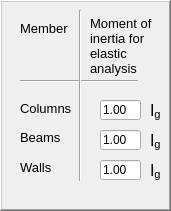
      <widget class="QFrame" name="InertiaData">
       <property name="geometry">
        <rect>
         <x>280</x>
         <y>260</y>
         <width>171</width>
         <height>211</height>
        </rect>
       </property>
       <property name="frameShape">
        <enum>QFrame::WinPanel</enum>
       </property>
       <property name="frameShadow">
        <enum>QFrame::Raised</enum>
       </property>
       <widget class="QLabel" name="label_45">
        <property name="geometry">
         <rect>
          <x>20</x>
          <y>20</y>
          <width>51</width>
          <height>16</height>
         </rect>
        </property>
        <property name="font">
         <font>
          <family>Arial</family>
          <pointsize>10</pointsize>
          <weight>50</weight>
          <italic>false</italic>
          <bold>false</bold>
         </font>
        </property>
        <property name="text">
         <string>Member</string>
        </property>
       </widget>
       <widget class="QLabel" name="label_46">
        <property name="geometry">
         <rect>
          <x>20</x>
          <y>100</y>
          <width>61</width>
          <height>16</height>
         </rect>
        </property>
        <property name="font">
         <font>
          <family>Arial</family>
          <pointsize>10</pointsize>
          <weight>50</weight>
          <italic>false</italic>
          <bold>false</bold>
         </font>
        </property>
        <property name="text">
         <string>Columns</string>
        </property>
       </widget>
       <widget class="QLabel" name="label_47">
        <property name="geometry">
         <rect>
          <x>90</x>
          <y>10</y>
          <width>71</width>
          <height>71</height>
         </rect>
        </property>
        <property name="font">
         <font>
          <family>Arial</family>
          <pointsize>10</pointsize>
          <weight>50</weight>
          <italic>false</italic>
          <bold>false</bold>
         </font>
        </property>
        <property name="text">
         <string>Moment of 
inertia for 
elastic 
analysis </string>
        </property>
       </widget>
       <widget class="QLabel" name="label_48">
        <property name="geometry">
         <rect>
          <x>20</x>
          <y>130</y>
          <width>41</width>
          <height>16</height>
         </rect>
        </property>
        <property name="font">
         <font>
          <family>Arial</family>
          <pointsize>10</pointsize>
          <weight>50</weight>
          <italic>false</italic>
          <bold>false</bold>
         </font>
        </property>
        <property name="text">
         <string>&lt;html&gt;&lt;head/&gt;&lt;body&gt;&lt;p&gt;Beams&lt;/p&gt;&lt;/body&gt;&lt;/html&gt;</string>
        </property>
       </widget>
       <widget class="QLabel" name="label_49">
        <property name="geometry">
         <rect>
          <x>150</x>
          <y>100</y>
          <width>51</width>
          <height>21</height>
         </rect>
        </property>
        <property name="font">
         <font>
          <family>Arial</family>
          <pointsize>10</pointsize>
          <weight>50</weight>
          <italic>false</italic>
          <bold>false</bold>
         </font>
        </property>
        <property name="text">
         <string>&lt;html&gt;&lt;head/&gt;&lt;body&gt;&lt;p&gt;&lt;span style=&quot; font-size:12pt;&quot;&gt;I&lt;/span&gt;&lt;span style=&quot; font-size:12pt; vertical-align:sub;&quot;&gt;g&lt;/span&gt;&lt;/p&gt;&lt;/body&gt;&lt;/html&gt;</string>
        </property>
       </widget>
       <widget class="QLabel" name="label_50">
        <property name="geometry">
         <rect>
          <x>150</x>
          <y>130</y>
          <width>61</width>
          <height>21</height>
         </rect>
        </property>
        <property name="font">
         <font>
          <family>Arial</family>
          <pointsize>10</pointsize>
          <weight>50</weight>
          <italic>false</italic>
          <bold>false</bold>
         </font>
        </property>
        <property name="text">
         <string>&lt;html&gt;&lt;head/&gt;&lt;body&gt;&lt;p&gt;&lt;span style=&quot; font-size:12pt;&quot;&gt;I&lt;/span&gt;&lt;span style=&quot; font-size:12pt; vertical-align:sub;&quot;&gt;g&lt;/span&gt;&lt;/p&gt;&lt;/body&gt;&lt;/html&gt;</string>
        </property>
       </widget>
       <widget class="QLineEdit" name="InertiaBeamsFactor">
        <property name="geometry">
         <rect>
          <x>100</x>
          <y>130</y>
          <width>41</width>
          <height>20</height>
         </rect>
        </property>
        <property name="text">
         <string>1.00</string>
        </property>
        <property name="placeholderText">
         <string>4.0</string>
        </property>
       </widget>
       <widget class="Line" name="line_2">
        <property name="geometry">
         <rect>
          <x>20</x>
          <y>80</y>
          <width>118</width>
          <height>3</height>
         </rect>
        </property>
        <property name="orientation">
         <enum>Qt::Horizontal</enum>
        </property>
       </widget>
       <widget class="Line" name="line_3">
        <property name="geometry">
         <rect>
          <x>70</x>
          <y>10</y>
          <width>20</width>
          <height>171</height>
         </rect>
        </property>
        <property name="orientation">
         <enum>Qt::Vertical</enum>
        </property>
       </widget>
       <widget class="QLineEdit" name="InertiaColumnsFactor">
        <property name="geometry">
         <rect>
          <x>100</x>
          <y>100</y>
          <width>41</width>
          <height>20</height>
         </rect>
        </property>
        <property name="text">
         <string>1.00</string>
        </property>
        <property name="placeholderText">
         <string>4.0</string>
        </property>
       </widget>
       <widget class="QLabel" name="label_109">
        <property name="geometry">
         <rect>
          <x>20</x>
          <y>160</y>
          <width>41</width>
          <height>16</height>
         </rect>
        </property>
        <property name="font">
         <font>
          <family>Arial</family>
          <pointsize>10</pointsize>
          <weight>50</weight>
          <italic>false</italic>
          <bold>false</bold>
         </font>
        </property>
        <property name="text">
         <string>&lt;html&gt;&lt;head/&gt;&lt;body&gt;&lt;p&gt;Walls&lt;/p&gt;&lt;/body&gt;&lt;/html&gt;</string>
        </property>
       </widget>
       <widget class="QLineEdit" name="InertiaWallsFactor">
        <property name="geometry">
         <rect>
          <x>100</x>
          <y>160</y>
          <width>41</width>
          <height>20</height>
         </rect>
        </property>
        <property name="text">
         <string>1.00</string>
        </property>
        <property name="placeholderText">
         <string>4.0</string>
        </property>
       </widget>
       <widget class="QLabel" name="label_110">
        <property name="geometry">
         <rect>
          <x>150</x>
          <y>160</y>
          <width>61</width>
          <height>21</height>
         </rect>
        </property>
        <property name="font">
         <font>
          <family>Arial</family>
          <pointsize>10</pointsize>
          <weight>50</weight>
          <italic>false</italic>
          <bold>false</bold>
         </font>
        </property>
        <property name="text">
         <string>&lt;html&gt;&lt;head/&gt;&lt;body&gt;&lt;p&gt;&lt;span style=&quot; font-size:12pt;&quot;&gt;I&lt;/span&gt;&lt;span style=&quot; font-size:12pt; vertical-align:sub;&quot;&gt;g&lt;/span&gt;&lt;/p&gt;&lt;/body&gt;&lt;/html&gt;</string>
        </property>
       </widget>
      </widget>
